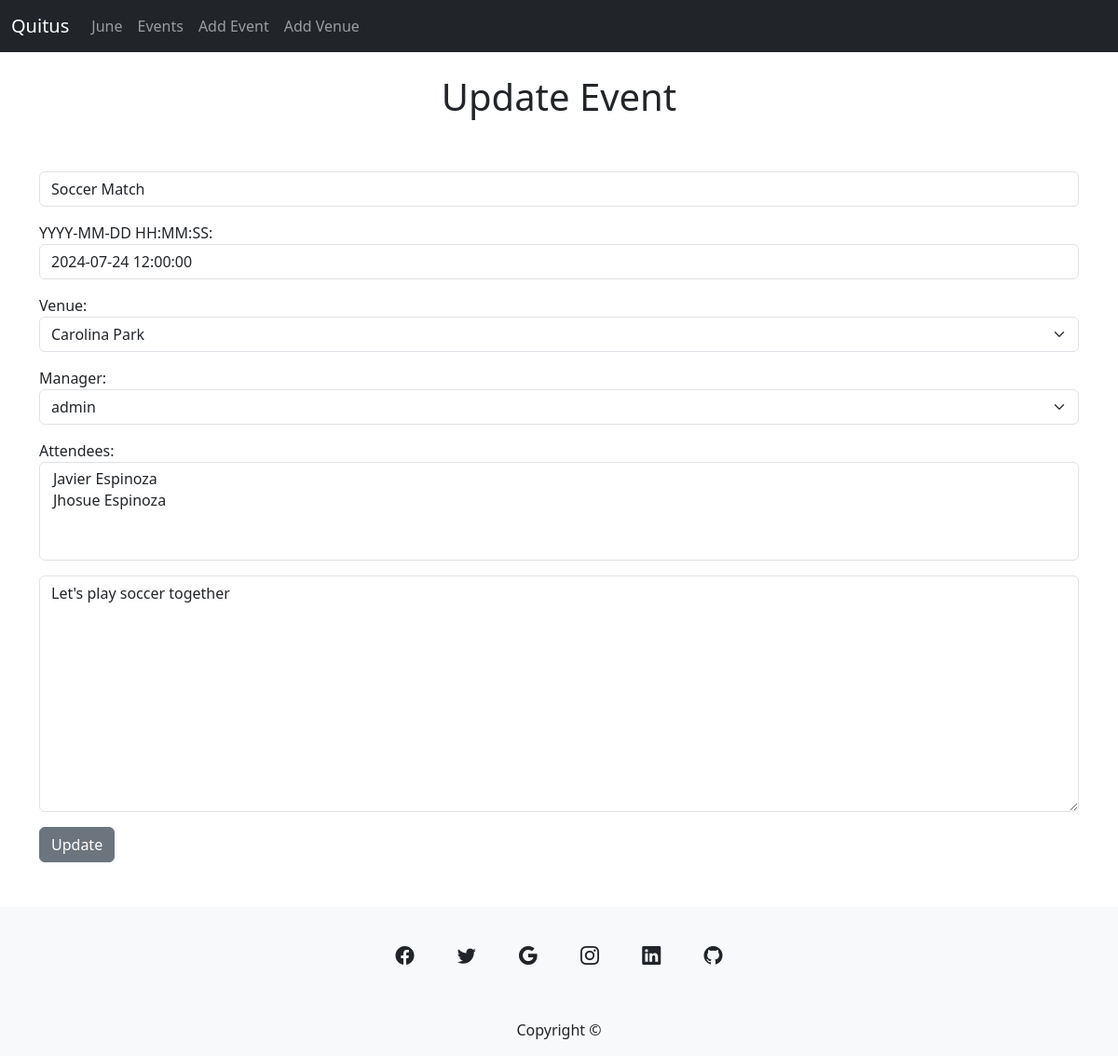
/update_event/1, run on an earlier commit of the app's database.
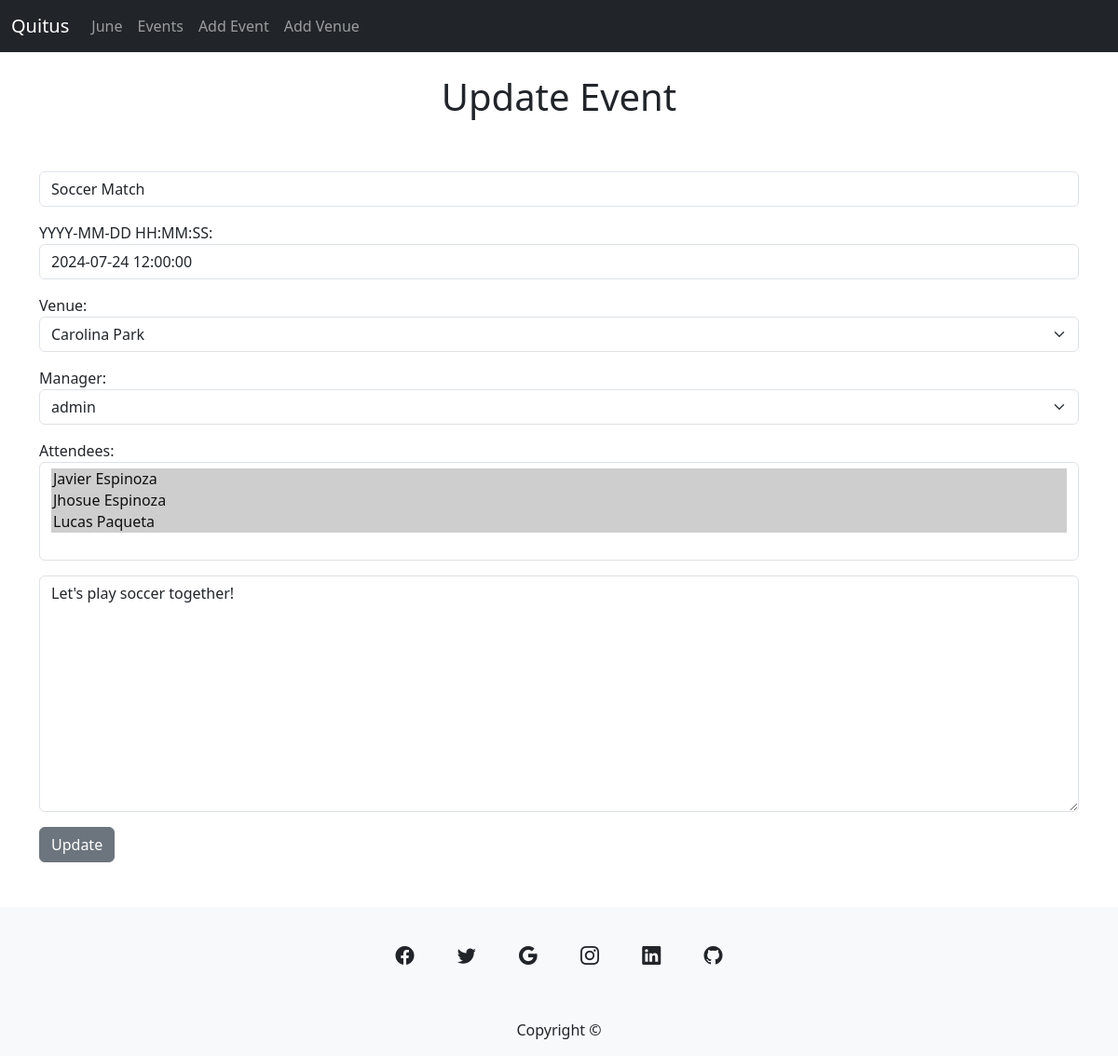
And on a later commit of the database.
### events/models.py (models this page shows, shortened)
class Event(models.Model):
    name = models.CharField('Event Name', max_length=120)
    event_date = models.DateTimeField('Event Date')
    venue = models.ForeignKey(Venue, blank=True, null=True, on_delete=models.CASCADE)
    manager = models.ForeignKey(User, blank=True, null=True, on_delete=models.SET_NULL)
    description = models.TextField(blank=True)
    attendees = models.ManyToManyField(QuitusUser, blank=True)

class Venue(models.Model):
    name = models.CharField('Venue Name', max_length=120)
    address = models.CharField(max_length=30)
    zip_code = models.CharField('Zip Code', max_length=15)
    phone = models.CharField('Contact Phone', max_length=25, blank=True)
    web = models.URLField('Website Address', blank=True)
    email_address = models.EmailField('Email Address', blank=True)
    def __str__(self):
        return self.name

### events/views.py (the view)
# urls.py: path('update_event/<event_id>', views.update_event, name="update-event"),
def update_event(request, event_id):
    event = Event.objects.get(pk=event_id)
    form = EventForm(request.POST or None, instance=event)
    if form.is_valid():
        form.save()
        return redirect('list-events')
    return render(request, 'events/update_event.html',
    {'event':event,
     'form':form})

### events/forms.py
class EventForm(ModelForm):
    class Meta:
        model = Event
        fields = ('name', 'event_date', 'venue', 'manager', 'attendees','description'  )
        widgets = {
            'name': forms.TextInput(attrs={'class':'form-control', 'placeholder':'Event Name' }),
            'event_date': forms.TextInput(attrs={'class':'form-control' , 'placeholder':'Event Date'}),
            'venue': forms.Select(attrs={'class':'form-select' , 'placeholder':'Venue'}),
            'manager': forms.Select(attrs={'class':'form-select' , 'placeholder':'Manager'}),
             'attendees': forms.SelectMultiple(attrs={'class':'form-control' , 'placeholder':'Attendees'}),
            'description': forms.Textarea(attrs={'class':'form-control' , 'placeholder':'Description'})
            }
        labels =  {
        'name': '',
        'event_date': 'YYYY-MM-DD HH:MM:SS',
        'venue': 'Venue',
        'manager': 'Manager',
        'attendees': 'Attendees',
        'description': ''
    }

### events/models.py (called while the page is built)
    def __str__(self):
        return self.first_name + ' ' + self.last_name

### events/templates/events/update_event.html (shortened to what this page needs)
{% extends 'events/base.html' %}
{% block content %}
<center>
<h1> Update Event</h1>
</center>
<form action="" method=POST>
    {{ form.as_p }}
<input type="submit" value="Update" class="btn btn-secondary">
</form>
{% endblock %}

What changed in the data, as far as the page shows it:
changed Event "Carolina Park": description "Let's play soccer together" → "Let's play soccer together!"
Also different on the page:
form field attendees: "Javier Espinoza / Jhosue Espinoza" → "Javier Espinoza ☑ / Jhosue Espinoza ☑ / Lucas Paqueta ☑"
